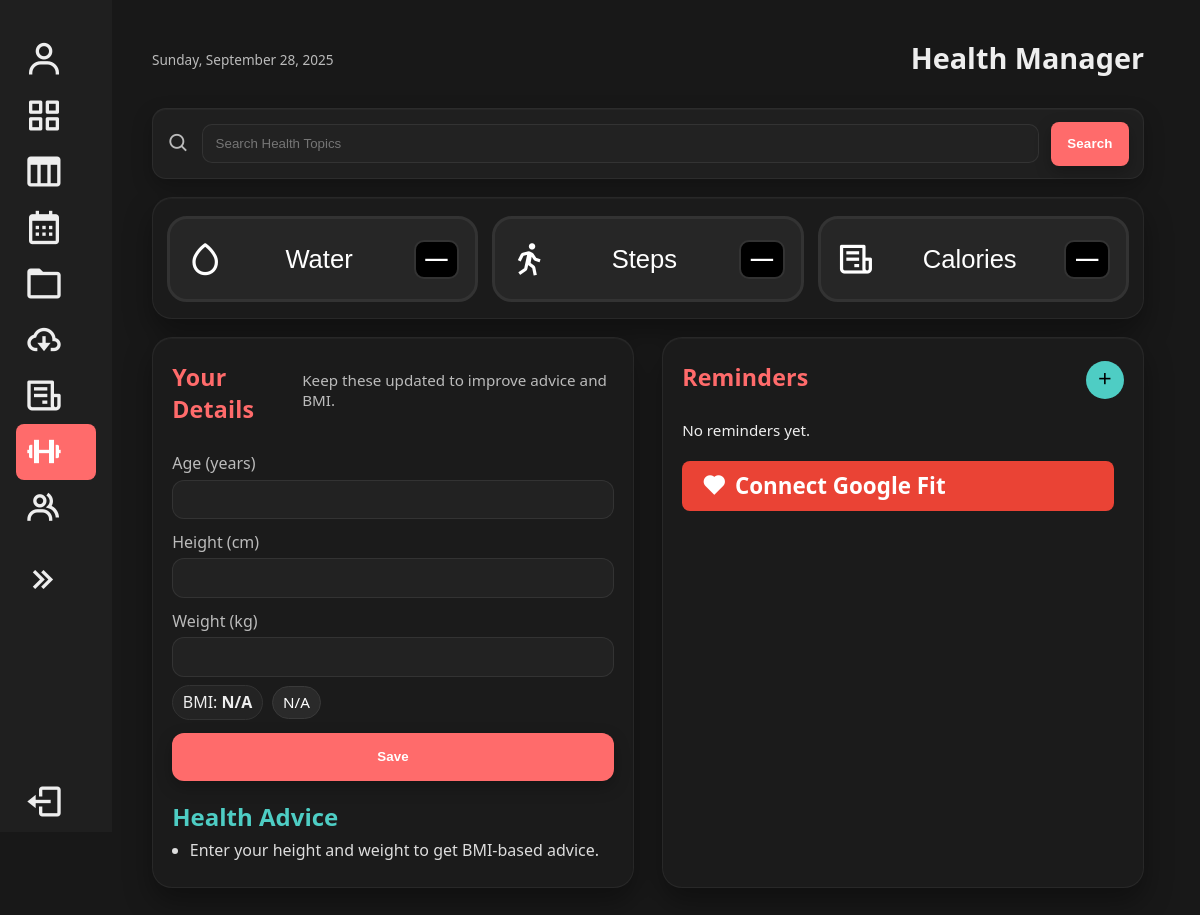
Page /HealthManager/ (signed in) on the earlier database version.
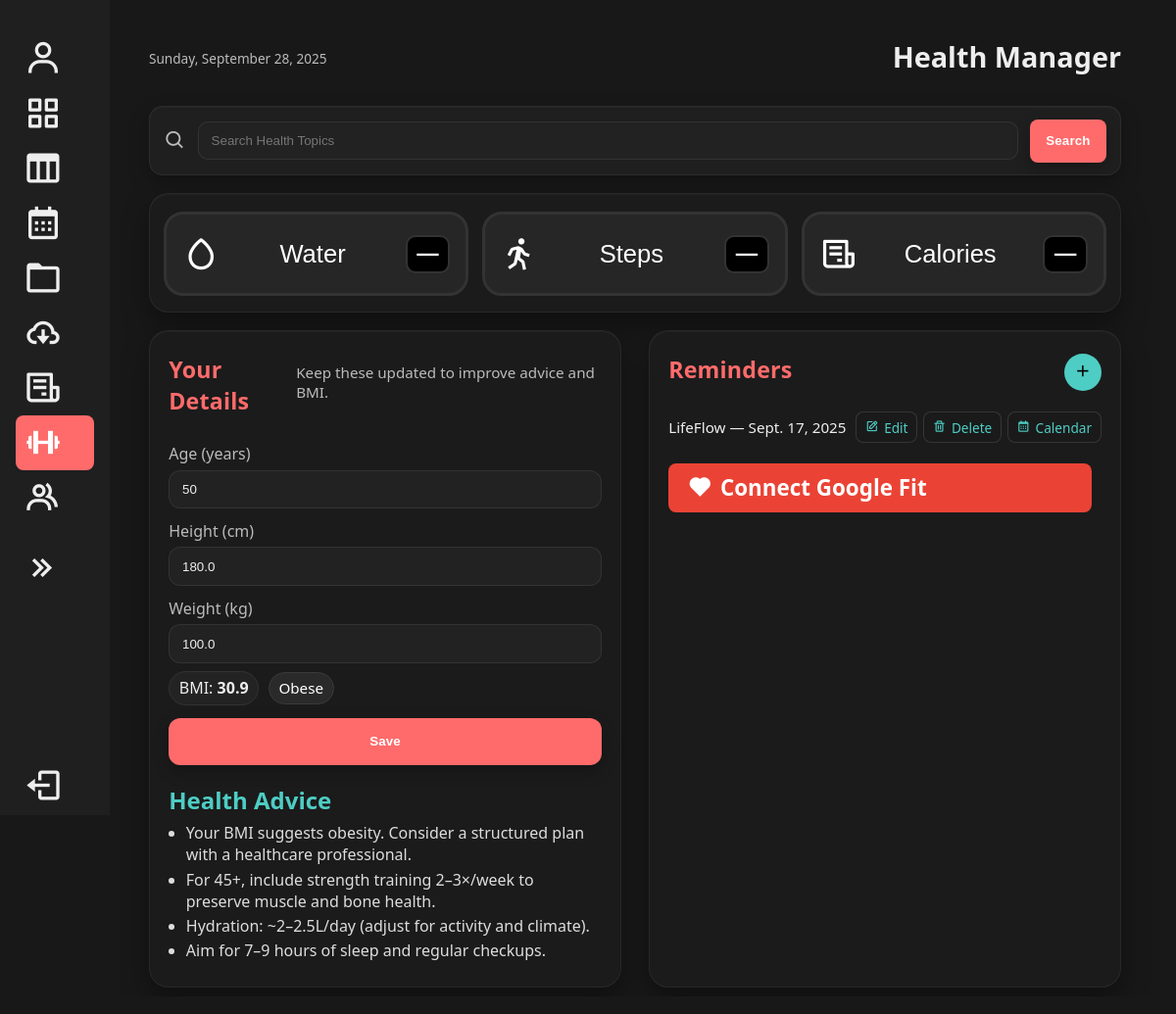
Same page on the later database version.
### main/models.py (models this page shows, shortened)
class UserHealthProfile(models.Model):
    user = models.OneToOneField(User, on_delete=models.CASCADE, related_name="health_profile")
    age = models.PositiveIntegerField(null=True, blank=True)
    height_cm = models.FloatField(null=True, blank=True)
    weight_kg = models.FloatField(null=True, blank=True)
    updated_at = models.DateTimeField(auto_now=True)
    def bmi(self):
        if not self.height_cm or not self.weight_kg or self.height_cm <= 0:
            return None
        h_m = self.height_cm / 100.0
        return round(self.weight_kg / (h_m * h_m), 1)
    def bmi_category(self):
        b = self.bmi()
        if b is None:
            return "N/A"
        if b < 18.5:
            return "Underweight"
        if b < 25:
            return "Normal weight"
        if b < 30:
            return "Overweight"
        return "Obese"

class Reminder(models.Model):
    user = models.ForeignKey(User, on_delete=models.CASCADE, related_name="reminders")
    text = models.CharField(max_length=255)
    date = models.DateField()

### main/views.py (the view, shortened to what this page needs)
# urls.py: path('HealthManager/', main_views.health_manager, name='HealthManager'),
@login_required
def health_manager(request):
    profile, _ = UserHealthProfile.objects.get_or_create(user=request.user)
    today = timezone.now().date()
    today_metrics = HealthMetric.objects.filter(user=request.user, date=today).first()
    reminders = Reminder.objects.filter(user=request.user).order_by('-date')[:7]
    metric_form = HealthMetricForm(initial={
        'water_intake': getattr(today_metrics, 'water_intake', ''),
        'steps': getattr(today_metrics, 'steps', ''),
        'calories': getattr(today_metrics, 'calories', ''),
    })
    profile_form = HealthProfileForm(instance=profile)
    reminder_form = ReminderForm()
    bmi = profile.bmi()
    bmi_cat = profile.bmi_category()
    advice = _rule_based_advice(profile.age, bmi)
    google_fit_data = {"steps": None, "calories": None, "water_intake": None}
    creds_data = request.session.get("credentials")
    try:
        if creds_data:
            if isinstance(creds_data, str):
                creds_data = json.loads(creds_data)
            creds = GoogleCredentials.from_authorized_user_info(creds_data, scopes=creds_data.get("scopes"))
            service = build("fitness", "v1", credentials=creds)
            end_time = datetime.utcnow()
            start_time = end_time - timedelta(days=1)
            results = service.users().dataset().aggregate(
                userId="me",
                body={
                    "aggregateBy": [
                        {"dataTypeName": "com.google.step_count.delta"},
                        {"dataTypeName": "com.google.calories.expended"},
                        {"dataTypeName": "com.google.hydration"},
                    ],
                    "bucketByTime": {"durationMillis": 86400000},
                    "startTimeMillis": int(start_time.timestamp() * 1000),
                    "endTimeMillis": int(end_time.timestamp() * 1000)
                }
            ).execute()
            for bucket in results.get("bucket", []):
                for dataset in bucket.get("dataset", []):
                    for point in dataset.get("point", []):
                        dtype = point["dataTypeName"]
                        for value in point["value"]:
                            if dtype == "com.google.step_count.delta":
                                google_fit_data["steps"] = (google_fit_data["steps"] or 0) + value.get("intVal", 0)
                            elif dtype == "com.google.calories.expended":
                                google_fit_data["calories"] = (google_fit_data["calories"] or 0) + value.get("fpVal", 0)
                            elif dtype == "com.google.hydration":
                                google_fit_data["water_intake"] = (google_fit_data["water_intake"] or 0) + value.get("fpVal", 0)
            if any(v is not None for v in google_fit_data.values()):
                if today_metrics:
                    today_metrics.steps = google_fit_data["steps"] or today_metrics.steps
                    today_metrics.calories = google_fit_data["calories"] or today_metrics.calories
                    today_metrics.water_intake = google_fit_data["water_intake"] or today_metrics.water_intake
                    today_metrics.save()
                else:
                    HealthMetric.objects.create(
                        user=request.user,
                        date=today,
                        steps=google_fit_data["steps"] or 0,
                        calories=google_fit_data["calories"] or 0,
                        water_intake=google_fit_data["water_intake"] or 0,
                    )
    except Exception:
        pass
    context = {
        "profile_form": profile_form,
        "metric_form": metric_form,
        "reminder_form": reminder_form,
        "metrics": today_metrics,
        "reminders": reminders,
        "bmi": bmi,
        "bmi_cat": bmi_cat,
        "advice": advice,
        "google_fit_data": google_fit_data,
    }
    return render(request, "HealthManager.html", context)

### main/forms.py
class HealthProfileForm(forms.ModelForm):
    class Meta:
        model = UserHealthProfile
        fields = ['age', 'height_cm', 'weight_kg']
        labels = {
            'age': 'Age (years)',
            'height_cm': 'Height (cm)',
            'weight_kg': 'Weight (kg)',
        }
        widgets = {
            'age': forms.NumberInput(attrs={'min': '0'}),
            'height_cm': forms.NumberInput(attrs={'step': '0.1', 'min': '0'}),
            'weight_kg': forms.NumberInput(attrs={'step': '0.1', 'min': '0'}),
        }

class HealthMetricForm(forms.ModelForm):
    class Meta:
        model = HealthMetric
        fields = ['water_intake', 'steps', 'calories']
        widgets = {
            'water_intake': forms.NumberInput(attrs={'class': 'form-control', 'step': '0.1', 'min': '0'}),
            'steps': forms.NumberInput(attrs={'class': 'form-control', 'min': '0'}),
            'calories': forms.NumberInput(attrs={'class': 'form-control', 'min': '0'}),
        }

### main/templates/HealthManager.html (shortened to what this page needs)
{% load static %}
<!DOCTYPE html>
<html lang="en">
<head>
  <link rel="stylesheet" href="{% static 'index.css' %}?v=53">
  <link href="https://unpkg.com/boxicons@2.1.4/css/boxicons.min.css" rel="stylesheet">
</head>
<body>
  <div class="container">
    <aside>
      <nav class="nav">
        <ul class="nav-links">
          <li>
            <a href="{% url 'UserProfile' %}">
              <i class='bx bx-user'></i><span><strong>{{ user.username }}</strong></span>
            </a>
          </li>
          <li>
            <a href="{% url 'appboard:home' %}" class="{% if request.resolver_match.namespace == 'appboard' %}active{% endif %}">
              <i class='bx bx-grid-alt'></i><span>Dashboard</span>
            </a>
          </li>
          <li>
            <a href="{% url 'kanban:kanbanTable' %}" class="{% if request.resolver_match.url_name == 'kanbanTable' %}active{% endif %}">
              <i class='bx bx-columns'></i><span>Kanban</span>
            </a>
          </li>
          <li>
            <a href="{% url 'calendar' %}" class="{% if request.resolver_match.url_name == 'calendar' %}active{% endif %}">
              <i class='bx bx-calendar'></i><span>Calendar</span>
            </a>
          </li>
          <li>
            <a href="{% url 'confirm_password' %}" class="{% if request.resolver_match.url_name == 'DocumentStorage' %}active{% endif %}">
              <i class='bx bx-folder'></i><span>Document Manager</span>
            </a>
          </li>
          <li>
            <a href="{% url 'Subscription' %}" class="{% if request.resolver_match.url_name == 'Subscription' %}active{% endif %}">
              <i class='bx bx-cloud-download'></i><span>Subscription Tracker</span>
            </a>
          </li>
          <li>
            <a href="{% url 'BillManager' %}" class="{% if request.resolver_match.url_name == 'BillManager' %}active{% endif %}">
              <i class='bx bx-receipt'></i><span>Bill Manager</span>
            </a>
          </li>
          <li>
            <a href="{% url 'HealthManager' %}" class="{% if request.resolver_match.url_name == 'HealthManager' %}active{% endif %}">
              <i class='bx bx-dumbbell'></i><span>Health Manager</span>
            </a>
          </li>
          <li>
            <a href="{% url 'FamilyManager' %}" class="{% if request.resolver_match.url_name == 'FamilyManager' %}active{% endif %}">
              <i class='bx bx-group'></i><span>Family</span>
            </a>
          </li>
        </ul>
        <div class="collapse-btn">
          <a href="#" data-resize-btn>
            <i class='bx bx-chevrons-right'></i><span>Collapse</span>
          </a>
        </div>
        <div class="logout-btn">
          <a href="{% url 'login' %}">
            <i class='bx bx-log-out'></i><span>Logout</span>
          </a>
        </div>
      </nav>
    </aside>
    <main class="content health-page">
      <header class="header tight-header">
        <div class="date">{% now "l, F j, Y" %}</div>
        <h1>Health Manager</h1>
      </header>
      <form class="search-banner" method="GET" action="{% url 'health_search' %}" target="_blank">
        <i class="bx bx-search"></i>
        <input type="text" name="q" placeholder="Search Health Topics" required>
        <button type="submit" class="btn btn-primary">Search</button>
      </form>
      <section class="card health-strip">
        <div class="chips">
          <button class="chip" type="button" onclick="prepQuick('water_intake','litres')">
            <i class='bx bx-droplet'></i>
            <span>Water</span>
            <strong>{{ metrics.water_intake|default:"—" }}</strong>
          </button>
          <button class="chip" type="button" onclick="prepQuick('steps','steps')">
            <i class='bx bx-walk'></i>
            <span>Steps</span>
            <strong>{{ metrics.steps|default:"—" }}</strong>
          </button>
          <button class="chip" type="button" onclick="prepQuick('calories','kcal')">
            <i class='bx bx-receipt'></i>
            <span>Calories</span>
            <strong>{{ metrics.calories|default:"—" }}</strong>
          </button>
        </div>
      </section>
      <section class="equal-grid">
        <div class="card details-card">
          <div class="card-header">
            <h2>Your Details</h2>
            <p class="subtext">Keep these updated to improve advice and BMI.</p>
          </div>
          <form method="POST">
            <div class="form-stack">
              <div>
                <label>Age (years)</label>
                {{ profile_form.age }}
              </div>
              <div>
                <label>Height (cm)</label>
                {{ profile_form.height_cm }}
              </div>
              <div>
                <label>Weight (kg)</label>
                {{ profile_form.weight_kg }}
              </div>
            </div>
            <div class="metrics-bar">
              <div class="bmi-pill">BMI: <strong>{% if bmi %}{{ bmi }}{% else %}N/A{% endif %}</strong></div>
              <div class="bmi-tag">{{ bmi_cat }}</div>
            </div>
            <div class="actions-right">
              <button type="submit" name="save_profile" class="btn btn-primary btn-block">Save</button>
            </div>
          </form>
          <div class="advice" style="margin-top:1rem;">
            <h3>Health Advice</h3>
            <ul class="advice-list">
              {% for tip in advice %}
                <li>{{ tip }}</li>
              {% empty %}
                <li>Enter your details to receive advice.</li>
              {% endfor %}
            </ul>
          </div>
        </div>
        <div class="card reminders-card">
          <div class="card-header">
            <h2>Reminders</h2>
            <button class="plus-btn" type="button" onclick="openModal('reminderModal')"><i class='bx bx-plus'></i></button>
          </div>
          <ul class="card-list">
            {% for reminder in reminders %}
              <li>
                <span>{{ reminder.text }} — {{ reminder.date }}</span>
                <span class="actions">
                  <a href="{% url 'edit_reminder' reminder.id %}" class="small-btn"><i class="bx bx-edit"></i> Edit</a>
                  <a href="{% url 'delete_reminder' reminder.id %}" class="small-btn"><i class="bx bx-trash"></i> Delete</a>
                  <a href="{% url 'calendar' %}?date={{ reminder.date }}" class="small-btn"><i class="bx bx-calendar"></i> Calendar</a>
                </span>
              </li>
            {% empty %}
              <li>No reminders yet.</li>
            {% endfor %}
          </ul>
          <a href="{% url 'google_fit_auth' %}" class="google-fit-btn" style="margin-top:.8rem;">
            <i class='bx bxs-heart'></i> Connect Google Fit
          </a>
        </div>
      </section>
    </main>
  </div>
</body>
</html>

### main/templates/HealthManager.html (style rules this page uses)
.search-banner { display:flex; align-items:center; gap:.75rem; width:100%; padding:.8rem .9rem; border-radius:14px; background:#1f1f1f; border:1px solid rgba(255,255,255,.06); box-shadow:0 8px 20px rgba(0,0,0,.25), inset 0 1px 0 rgba(255,255,255,.03); margin:.5rem 0 1.1rem; }
.search-banner i { font-size:1.4rem; color:var(--text-muted); }
.search-banner input { flex:1; min-width:0; background:#222; border:1px solid rgba(255,255,255,.08); color:var(--text-light); border-radius:10px; padding:.7rem .8rem; outline:none; }
.health-strip { padding:12px 14px; display:flex; flex-direction:column; gap:.6rem; }
.health-strip .chips { display:flex; gap:14px; flex-wrap:nowrap; overflow:auto; padding-bottom:4px; }
.health-strip .chip { min-width:220px; min-height:86px; border-width:3px; padding:.8rem 1rem; }
.equal-grid { display:grid; grid-template-columns:1fr 1fr; gap:28px; align-items:stretch; margin-top:18px; }
.equal-grid .card { height:100%; }
.details-card .card-header h2 { margin:0; color:var(--primary-color); }
.details-card .subtext { color:var(--text-muted); margin-top:.25rem; font-size:.95rem; }
.details-card .form-stack { display:flex; flex-direction:column; gap:12px; margin:.9rem 0 .5rem; }
.details-card label { display:block; margin:0 0 .35rem; color:var(--text-muted); }
.details-card input, .details-card select { width:100%; background:#222; border:1px solid rgba(255,255,255,.08); border-radius:12px; padding:.7rem .8rem; color:var(--text-light); outline:none; }
.metrics-bar { display:flex; align-items:center; gap:.6rem; margin:.35rem 0 .1rem; }
.metrics-bar .bmi-pill { font-size:1rem; }
.metrics-bar .bmi-tag { font-size:.95rem; }
.actions-right { display:flex; justify-content:flex-start; margin:.7rem 0 0 !important; margin-left:0 !important; }
.actions-right .btn { min-height:44px; }
.reminders-card .card-header h2 { margin:0; color:var(--primary-color); }
.reminders-card .card-list li { display:flex; justify-content:space-between; align-items:center; gap:.6rem; }
.reminders-card .actions { display:flex; gap:.35rem; flex-shrink:0; }
.small-btn { display:inline-flex; gap:.35rem; align-items:center; padding:.35rem .55rem; border-radius:8px; font-size:.85rem; border:1px solid rgba(255,255,255,.12); background:#1a1a1a; color:#eee; text-decoration:none; }
.health-page .card { min-height: auto !important; height: auto !important; }
.health-page .health-strip.card { min-height: 0 !important; padding: 12px 14px !important; }
.health-page, .health-page * { box-sizing: border-box; }
.health-page .details-card .form-stack > div { width:100%; }
.health-page .details-card input, .health-page .details-card select { display:block; width:100% !important; max-width:100%; background:#222; border:1px solid rgba(255,255,255,.08); border-radius:12px; padding:.7rem .8rem; color:var(--text-light); outline:none; }
.health-page .health-strip .chip { min-height: 86px !important; border-width: 3px !important; padding: .8rem 1rem !important; }
.health-page .health-strip .chips { display:flex; gap:14px; overflow:auto; flex-wrap:nowrap; }
.health-page .actions-right { margin: .8rem 0 0 !important; display: block !important; }
.health-page .btn-block { display: block; width: 100%; min-height: 48px; padding: .8rem 1rem; border-radius: 12px; }

Differences in the rows shown:
changed UserHealthProfile: age (not shown) → "50"; height_cm (not shown) → "180.0"; weight_kg (not shown) → "100.0"
added Reminder: text "LifeFlow", date "Sept. 17, 2025"
Other differences:
{{ bmi }}: (not shown) → "30.9"
{{ bmi_cat }}: "N/A" → "Obese"
new list line: "Your BMI suggests obesity. Consider a structured plan with a healthcare professional."
new list line: "For 45+, include strength training 2–3×/week to preserve muscle and bone health."
new list line: "Hydration: ~2–2.5L/day (adjust for activity and climate)."
new list line: "Aim for 7–9 hours of sleep and regular checkups."
text no longer shown: "N/A No reminders yet."
list line gone: "Enter your height and weight to get BMI-based advice."
